Frame 1 (no input): blank canvas, image omitted
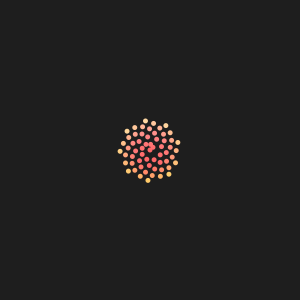
Frame 60 (the mouse pressed at the canvas centre just before this capture)
Frame 120 (the mouse held since frame 60 and released just before this capture): blank canvas, image omitted

The Processing sketch that drew this single still picture (run headless with seeded random() and noise(); from frame 60 on, the mouse is pressed at the canvas centre):

// Processing sketch: phyllotaxis
// ── phyllotaxis.pde
int n = 0;
float c = 4;
color col;
float ang = 137.5;
String info;

void setup() {
  size(300, 300);
  colorMode(HSB);
  background(30);
}


void draw() {
  float a = n * ang;
  float r = c * sqrt(n);
  float x = r * cos(a) + width/2;
  float y = r * sin(a) + height/2;
  fill(n - r, y - r, 255);
  noStroke();
  ellipse(x, y, 5, 5);
  n++;
  if (x > width - 20 || mousePressed) {
    c = int(random(5, 10));
    ang = random(137, 139);
    n = 0;
    background(30);
  }
  
  info = "c = " + c + " ; " + "ang = " + ang + " ;";
  textSize(16);
  fill(255);
  //text(info, 10, 20);
}

void keyPressed() {
  if (keyPressed) {
    if (key == 's') {
      noLoop();
    } else if (key == 'r') {
      loop();
    }
  }
}
